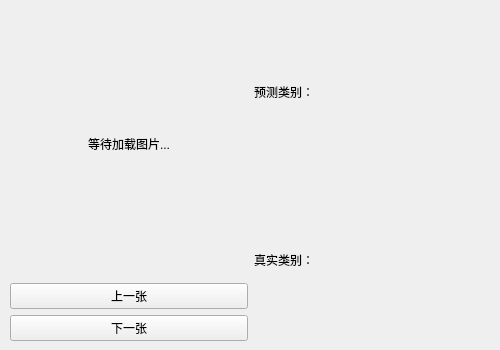
<?xml version="1.0" encoding="UTF-8"?>
<ui version="4.0">
    <class>predictResltWid</class>
    <widget class="QWidget" name="predictResltWid">
        <property name="geometry">
            <rect>
                <x>0</x>
                <y>0</y>
                <width>500</width>
                <height>350</height>
            </rect>
        </property>
        <property name="windowTitle">
            <string>图片预测</string>
        </property>
        <widget class="QWidget" name="horizontalLayoutWidget">
            <property name="geometry">
                <rect>
                    <x>10</x>
                    <y>10</y>
                    <width>481</width>
                    <height>331</height>
                </rect>
            </property>
            <layout class="QHBoxLayout" name="horizontalLayout">
                <item>
                    <layout class="QVBoxLayout" name="verticalLayout">
                        <property name="spacing">
                            <number>-1</number>
                        </property>
                        <item>
                            <widget class="QLabel" name="imageLabel">
                                <property name="sizePolicy">
                                    <sizepolicy hsizetype="Preferred" vsizetype="Preferred">
                                        <horstretch>0</horstretch>
                                        <verstretch>0</verstretch>
                                    </sizepolicy>
                                </property>
                                <property name="text">
                                    <string>等待加载图片...</string>
                                </property>
                                <property name="alignment">
                                    <set>Qt::AlignCenter</set>
                                </property>
                            </widget>
                        </item>
                        <item>
                            <widget class="QPushButton" name="lastPushButton">
                                <property name="text">
                                    <string>上一张</string>
                                </property>
                            </widget>
                        </item>
                        <item>
                            <widget class="QPushButton" name="nextPushButton">
                                <property name="text">
                                    <string>下一张</string>
                                </property>
                            </widget>
                        </item>
                    </layout>
                </item>
                <item>
                    <layout class="QVBoxLayout" name="verticalLayout_2">
                        <item>
                            <layout class="QHBoxLayout" name="horizontalLayout_3">
                                <item>
                                    <widget class="QLabel" name="label">
                                        <property name="text">
                                            <string>预测类别：</string>
                                        </property>
                                    </widget>
                                </item>
                                <item>
                                    <widget class="QLabel" name="predictLabel">
                                        <property name="text">
                                            <string/>
                                        </property>
                                    </widget>
                                </item>
                            </layout>
                        </item>
                        <item>
                            <layout class="QHBoxLayout" name="horizontalLayout_2">
                                <item>
                                    <widget class="QLabel" name="label_3">
                                        <property name="text">
                                            <string>真实类别：</string>
                                        </property>
                                    </widget>
                                </item>
                                <item>
                                    <widget class="QLabel" name="realLabel">
                                        <property name="text">
                                            <string/>
                                        </property>
                                    </widget>
                                </item>
                            </layout>
                        </item>
                    </layout>
                </item>
            </layout>
        </widget>
    </widget>
    <resources/>
    <connections/>
</ui>
